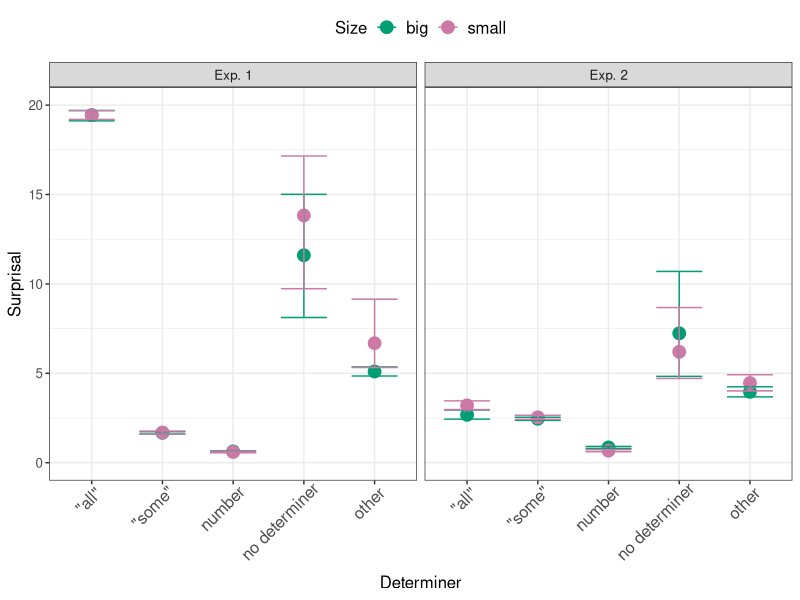
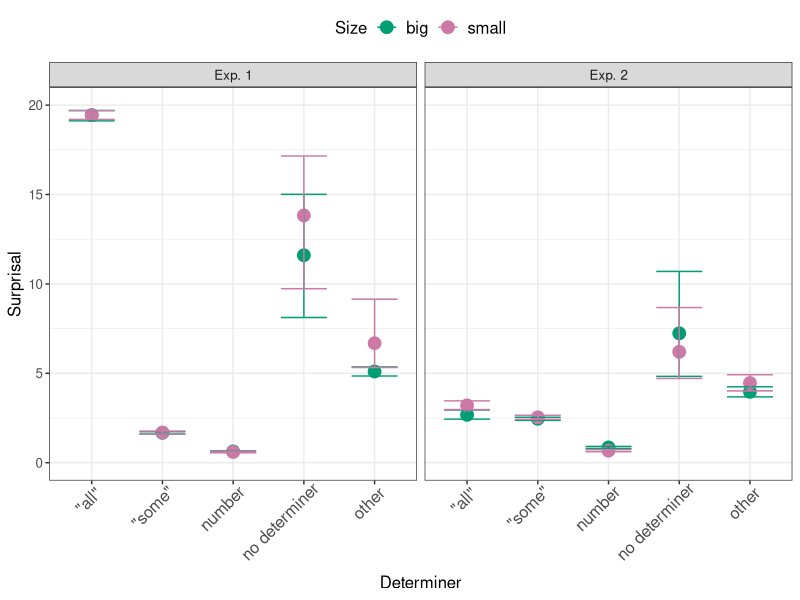

These figures' R source, in order:
# This file should be cleaned up and integrated into the other analyses
# preferably the csv files should be automatically generated from the other scripts
# and saved in this folder automatically

library(tidyverse)
library(lme4)
library(boot)

# color-blind-friendly palette
cbPalette <- c("#E69F00", "#56B4E9", "#009E73", "#F0E442", "#0072B2", "#D55E00", "#CC79A7") 
#1 = orange
# 2 = light blue
# 3 = green
#7 = pink
# 5 = dark blue

theme_set(theme_bw())

setwd(dirname(rstudioapi::getActiveDocumentContext()$path))

extraDF <- read_csv("extra_surprisalMeanAndCI.csv")
extraDF <- extraDF %>%
  mutate(experiment = "Exp. 2")
simpleDF <- read_csv("simple_surprisalMeanAndCI.csv")
simpleDF <- simpleDF %>%
  mutate(experiment = "Exp. 1")

df <- bind_rows(simpleDF, extraDF)
df$experiment<- df$experiment%>%
  factor()

graphSurprisalDetByNoun <- df %>% 
  ungroup() %>% 
  mutate(YMin = mean_surprisal - CI.Low, 
         YMax = mean_surprisal + CI.High) %>% 
  ggplot(aes(y=mean_surprisal, x=detUsed, color = size)) + 
  facet_grid(. ~ experiment) +
  geom_point(size = 4) +
  geom_errorbar(aes(ymin = YMin, ymax=YMax),width=0.65) + 
  theme(text = element_text(size = 12), 
        plot.title = element_text(hjust = 0.5, size = 12),
        axis.text.x = element_text(size = 12, angle = 45, hjust = 0.9),
        legend.text = element_text(size = 12),
        legend.position ="top") +
  scale_color_manual(values=c(cbPalette[3], cbPalette[7])) +
  guides(color=guide_legend("Size")) + 
  ylab("Surprisal") +
  ylim(0, 20) + 
  scale_x_discrete(labels = c("\"all\"", "\"some\"", "number", "no determiner", "other")) + 
  xlab("Determiner")
graphSurprisalDetByNoun

ggsave(filename = "det_surprisal_faceted.pdf", plot = graphSurprisalDetByNoun,
       width = 5, height = 4, device = "pdf")
